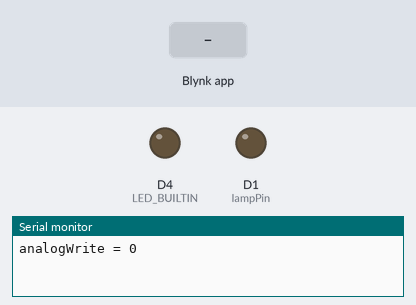
Bench run of a sketch on a simulated ESP8266 (NodeMCU). Parts: output pins drawn as LEDs (lit = HIGH, except the on-board LED, lit = LOW), the last lines printed to the serial monitor. The test bench sets the inputs (shaded band). WiFi joins after 1.5 s; servers stay silent unless stated.

Above: at 3.0 s.
3.1 s: Blynk app writes 1 to V1
At 5.1 s:
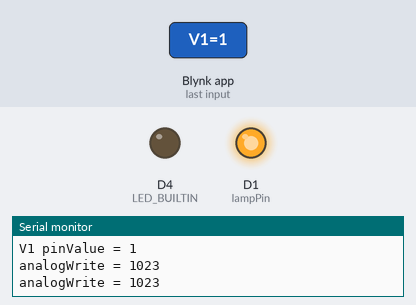
5.4 s: Blynk app writes 0 to V1
At 6.8 s:
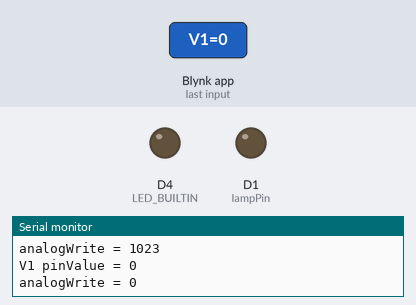
7.4 s: Blynk app writes 200 to V1
At 8.3 s:
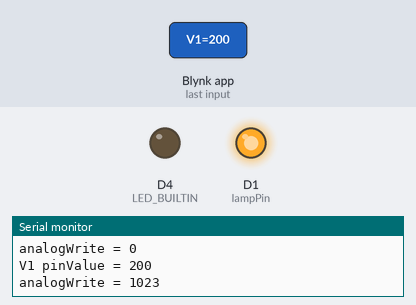
Timing chart, 0 to 15.4 s (numbered marks = the images above; inputs shaded):
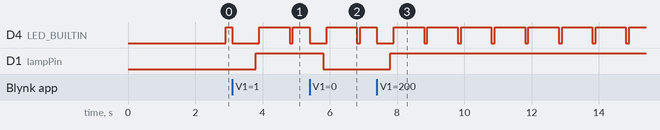

Measured:
- after the input at 3.1 s, D1 (lampPin): LOW → HIGH after 0.70 s
- after the input at 5.4 s, D1 (lampPin): HIGH → LOW after 0.40 s
- after the input at 7.4 s, D1 (lampPin): LOW → HIGH after 0.40 s
- by itself, D4 (LED_BUILTIN): repeats every 1.0 s: HIGH 0.90 s, LOW 0.10 s

The sketch:

blynk-led.ino
```cpp
/* Comment this out to disable prints and save space */
#define BLYNK_PRINT Serial

#include <ESP8266WiFi.h>
#include <BlynkSimpleEsp8266.h>
#include <Ticker.h>

#define LED_BUILTIN 2

// You should get Auth Token in the Blynk App.
// Go to the Project Settings (nut icon).
//char auth[] = "ad0cd4da292e49c4bd7c969cb4e74cfd"; //ldr
char auth[] = "bc1e65214e7646638a9604c88e88b8da"; //led

// Your WiFi credentials.
// Set password to "" for open networks.
char ssid[] = "true_home2G_350";
char pass[] = "88f02350";

int lampPin = D1;    // select the input pin for the potentiometer
int ldrValue = 0;  // variable to store the value coming from the sensor
bool stateV1 = false;

Ticker ldrBlinker;

void setup()
{
  Serial.begin(115200);
  pinMode(LED_BUILTIN, OUTPUT);
  pinMode(lampPin, OUTPUT);
  Blynk.begin(auth, ssid, pass);
  ldrBlinker.attach(1, ldrBlink);
}

void loop()
{
  Blynk.run();
}

void ldrBlink() {
  int ldrValueBuff;
  if(ldrValue >= 1000) ldrValueBuff = 1023;
  else if(ldrValue >= 850) ldrValueBuff = 1000;
  else if(ldrValue >= 700) ldrValueBuff = 850;
  else if(ldrValue >= 550) ldrValueBuff = 700;
  else if(ldrValue >= 400) ldrValueBuff = 550;
  else if(ldrValue >= 250) ldrValueBuff = 400;
  else ldrValueBuff = 0;

  if(stateV1) {
    analogWrite(lampPin, 1023);
    Serial.println("analogWrite = 1023" );
  } else {
    analogWrite(lampPin, ldrValueBuff);
    Serial.println("analogWrite = " + String(ldrValueBuff));
  }
  digitalWrite(LED_BUILTIN, LOW);
  delay(100);
  digitalWrite(LED_BUILTIN, HIGH);
}

BLYNK_WRITE(V1)
{
  digitalWrite(LED_BUILTIN, LOW); //on
  int pinValue = param.asInt(); // assigning incoming value from pin V1 to a variable
  Serial.println("V1 pinValue = " + String(pinValue));
  if(pinValue) {
    stateV1 = true;
  } else {
    stateV1 = false;
  }
}

BLYNK_WRITE(V5)
{
  digitalWrite(LED_BUILTIN, LOW); //on
  int pinValue = param.asInt(); // assigning incoming value from pin V1 to a variable
  Serial.println("V5 pinValue = " + String(pinValue));
  ldrValue = pinValue;
}
```
